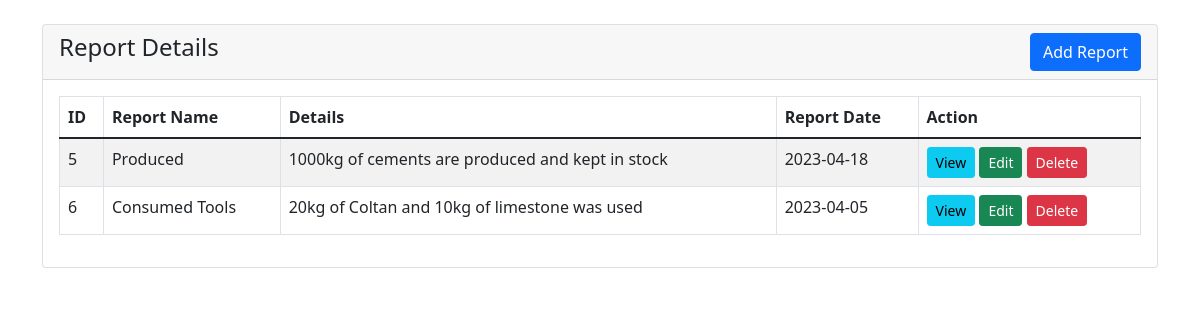
The app's page /report.php with its own data.
### tables this page shows
CREATE TABLE `report` (
  `id` int(6) NOT NULL,
  `name` varchar(191) NOT NULL,
  `details` varchar(191) NOT NULL,
  `rdate` date NOT NULL
);

### report.php (the view, shortened to what this page needs)
<?php
    require 'dbcon.php';
?>
<!doctype html>
<html lang="en">
  <head>
    <link href="https://cdn.jsdelivr.net/npm/bootstrap@5.1.3/dist/css/bootstrap.min.css" rel="stylesheet">
</head>
<body>
    <div class="container mt-4">
        <div class="row">
            <div class="col-md-12">
                <div class="card">
                    <div class="card-header">
                        <h4>Report Details
                            <a href="report-create.php" class="btn btn-primary float-end">Add Report</a>
                        </h4>
                    </div>
                    <div class="card-body">
                        <table class="table table-bordered table-striped">
                            <thead>
                                <tr>
                                    <th>ID</th>
                                    <th>Report Name</th>
                                    <th>Details</th>
                                    <th>Report Date</th>
                                    <th>Action</th>
                                </tr>
                            </thead>
                            <tbody>
                                <?php
                                    $query = "SELECT * FROM report";
                                    $query_run = mysqli_query($con, $query);
                                    if(mysqli_num_rows($query_run) > 0)
                                    {
                                        foreach($query_run as $report)
                                        {
                                            ?>
                                            <tr>
                                                <td><?= $report['id']; ?></td>
                                                <td><?= $report['name']; ?></td>
                                                <td><?= $report['details']; ?></td>
                                                <td><?= $report['rdate']; ?></td>
                                                <td>
                                                    <a href="report-view.php?id=<?= $report['id']; ?>" class="btn btn-info btn-sm">View</a>
                                                    <a href="report-edit.php?id=<?= $report['id']; ?>" class="btn btn-success btn-sm">Edit</a>
                                                    <form action="code.php" method="POST" class="d-inline">
                                                        <button type="submit" name="delete_report" value="<?=$report['id'];?>" class="btn btn-danger btn-sm">Delete</button>
                                                    </form>
                                                </td>
                                            </tr>
                                            <?php
                                        }
                                    }
                                    else
                                    {
                                        echo "<h5> No Record Found </h5>";
                                    }
                                ?>
                            </tbody>
                        </table>
                    </div>
                </div>
            </div>
        </div>
    </div>
</body>
</html>

### records on screen
report: id "5", name "Produced", details "1000kg of cements are produced and kept in stock", rdate "2023-04-18"
report: id "6", name "Consumed Tools", details "20kg of Coltan and 10kg of limestone was used", rdate "2023-04-05"
